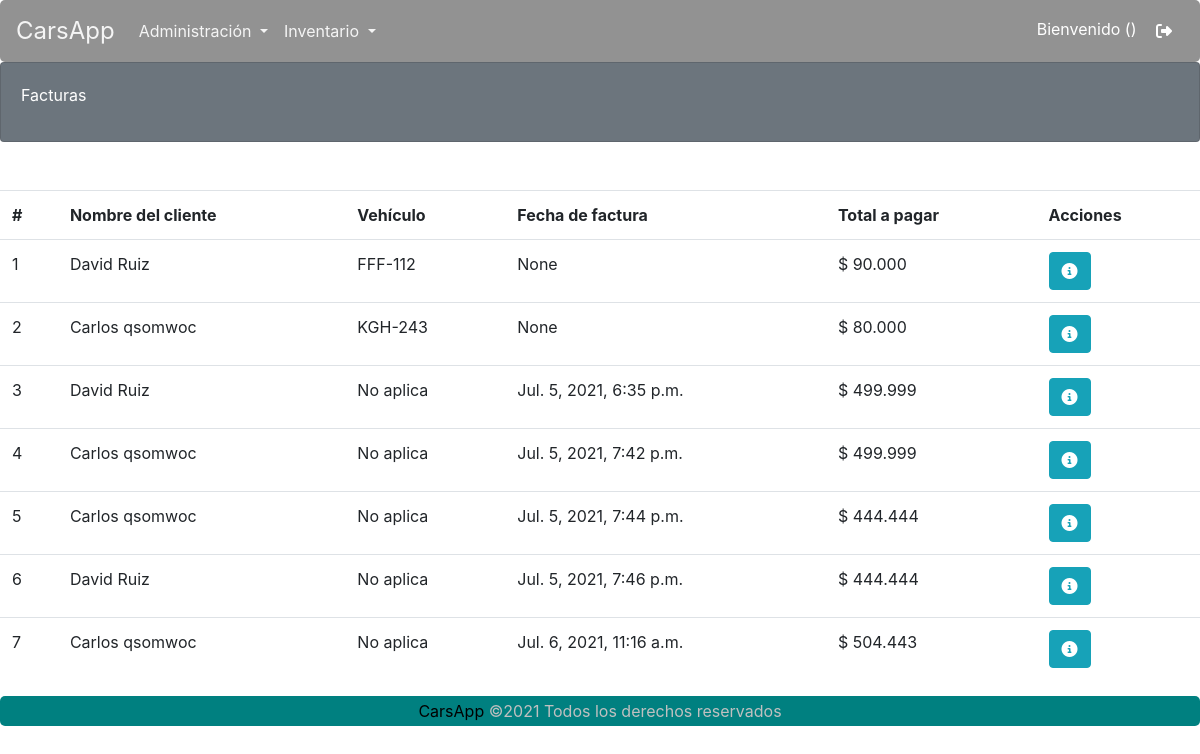
Screenshot of /carsapp/FacturasLista/ (signed in) with the database file from the repository.
### carsapp/models.py (models this page shows)
class Facturas(models.Model):
    id = models.AutoField(primary_key=True)
    totalAPagar = models.IntegerField(blank=False, null=True)
    fecha = models.DateTimeField('Fecha y hora del pedido', null=True)
    id_Cliente = models.ForeignKey(Lista_Cliente, on_delete=CASCADE, null=False)
    id_Vehi = models.ForeignKey(Vehiculo, on_delete=models.DO_NOTHING, null=True)

class Lista_Cliente(models.Model):
    id_Cliente = models.IntegerField(primary_key=True)
    tipo_Documento = models.CharField(max_length=15, blank=False, null=True)
    tipo_Cliente = models.CharField(max_length=30, blank=False, null=False)
    nombre_Cliente = models.CharField(max_length=30, blank=False, null=False)
    apellido_Cliente = models.CharField(max_length=30, blank=False, null=False)
    email_Cliente = models.EmailField(blank=False, null=False)
    telefono_Cliente = models.CharField(max_length=15, blank=False, null=False)

class Vehiculo(models.Model):
    id_Vehi = models.AutoField(primary_key=True)
    placa = models.CharField(max_length=7, blank=False, null=False)
    marca = models.CharField(max_length=30, blank=False, null=False)
    modelo = models.CharField(max_length=4, blank=False, null=False)
    color = models.CharField(max_length=30, blank=False, null=False)
    id_Cliente = models.ForeignKey(Lista_Cliente, on_delete=CASCADE, null=True)

### carsapp/views.py (the view)
# urls.py: path('FacturasLista/', views.FacturasLista.as_view(), name='FacturasLista'),
class FacturasLista(ListView) :
    template_name = 'carsapp/facturasLista.html'
    queryset = Facturas.objects.all()
    paginate_by = 7

### carsapp/templates/carsapp/facturasLista.html (shortened to what this page needs)
{% extends 'carsapp/base.html' %}
{% load humanize %}
{% load static %}
{% block contenedor %}
<div class="card text-white bg-secondary">
    <div class="card-body">
        <div>
            Facturas
        </div>
    </div>
</div>
    <br>
    <br />
    {% if object_list %}
    <table class="table  table-hover">
        <tr>
            <th>#</th>
            <th>Nombre del cliente</th>
            <th>Vehículo</th>
            <th>Fecha de factura</th>
            <th>Total a pagar</th>
            <th>Acciones</th>
        </tr>
        {% for registro in object_list %}
        <tr>
            <td>{{ forloop.counter }}</td>
            <td>{{ registro.id_Cliente.nombre_Cliente }} {{ registro.id_Cliente.apellido_Cliente }}</td>
            <td>{% if registro.id_Vehi.placa %} {{ registro.id_Vehi.placa }} {% else %} No aplica {% endif %}</td>
            <td>{{ registro.fecha }}</td>
            <td>$ {{ registro.totalAPagar|intcomma }}</td>
            <td>
                <abbr title="Detalles de factura"><a class="btn btn-info" href="{% url 'carsapp:facturasDetalles' registro.id %}" role="button"><i class="fas fa-info-circle"></i></a></abbr>
            </td>
        </tr>
        {% endfor %}
    </table>
    {% else %}
    No hay datos aún.
    {% endif %}
{% endblock %}

### carsapp/static/carsapp/CSS/estilos.css (style rules this page uses)
* { margin: 0; padding: 0; }
.card-body > div { display: inline-block; }
.card { height: 10vh; }
h4, h2,small,a { margin: 0; padding: 0; color: black; }
a { text-decoration: none; }

### rows the page displays
Facturas: id_Cliente.nombre_Cliente "David", id_Cliente.apellido_Cliente "Ruiz", id_Vehi.placa "FFF-112", fecha "None", totalAPagar "90.000"
Facturas: id_Cliente.nombre_Cliente "Carlos", id_Cliente.apellido_Cliente "qsomwoc", id_Vehi.placa "KGH-243", fecha "None", totalAPagar "80.000"
Facturas: id_Cliente.nombre_Cliente "David", id_Cliente.apellido_Cliente "Ruiz", shows "No aplica", fecha "Jul. 5, 2021, 6:35 p.m.", totalAPagar "499.999"
Facturas: id_Cliente.nombre_Cliente "Carlos", id_Cliente.apellido_Cliente "qsomwoc", shows "No aplica", fecha "Jul. 5, 2021, 7:42 p.m.", totalAPagar "499.999"
Facturas: id_Cliente.nombre_Cliente "Carlos", id_Cliente.apellido_Cliente "qsomwoc", shows "No aplica", fecha "Jul. 5, 2021, 7:44 p.m.", totalAPagar "444.444"
Facturas: id_Cliente.nombre_Cliente "David", id_Cliente.apellido_Cliente "Ruiz", shows "No aplica", fecha "Jul. 5, 2021, 7:46 p.m.", totalAPagar "444.444"
Facturas: id_Cliente.nombre_Cliente "Carlos", id_Cliente.apellido_Cliente "qsomwoc", shows "No aplica", fecha "Jul. 6, 2021, 11:16 a.m.", totalAPagar "504.443"
